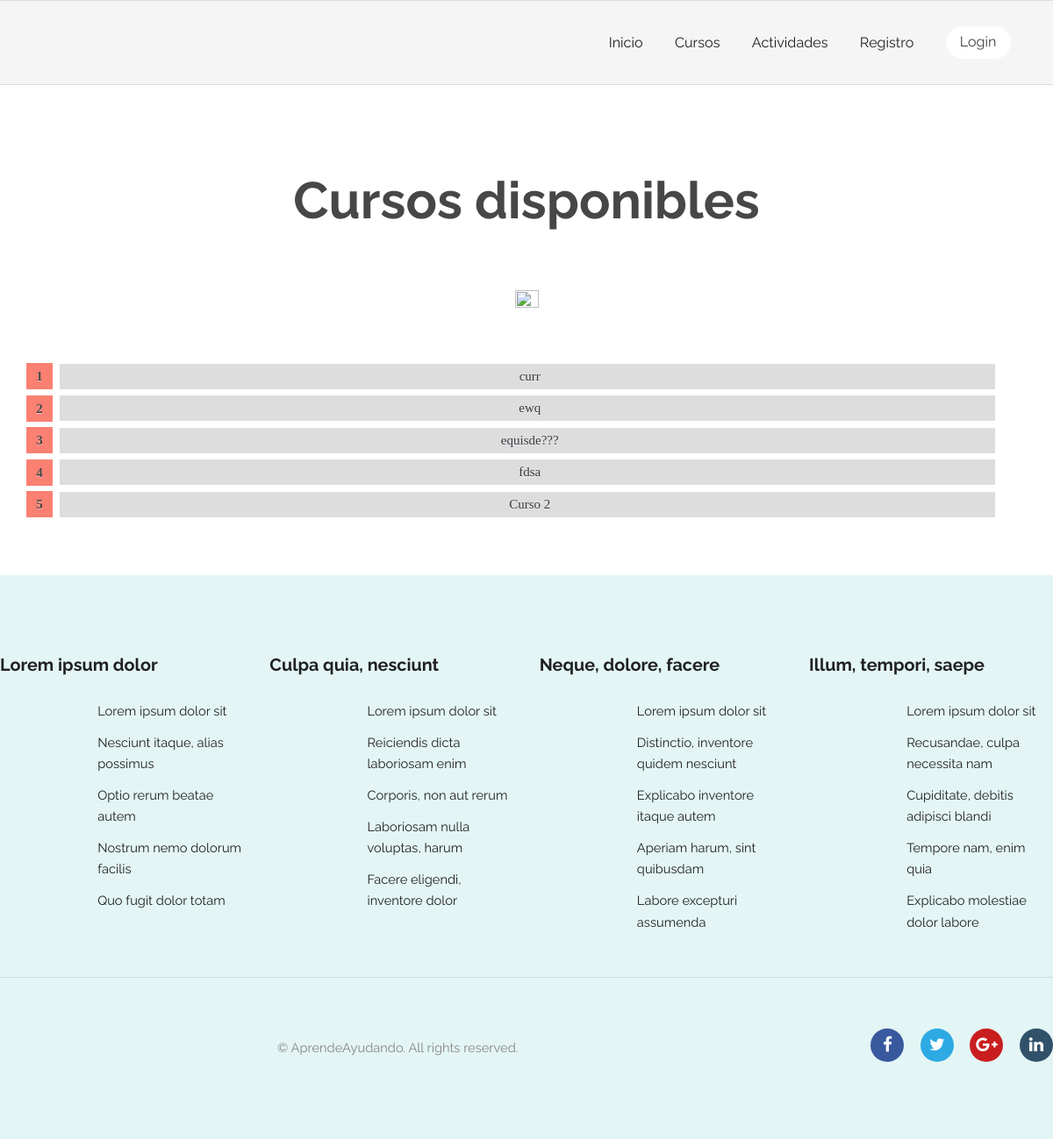
Page /courses/ on the earlier database version.
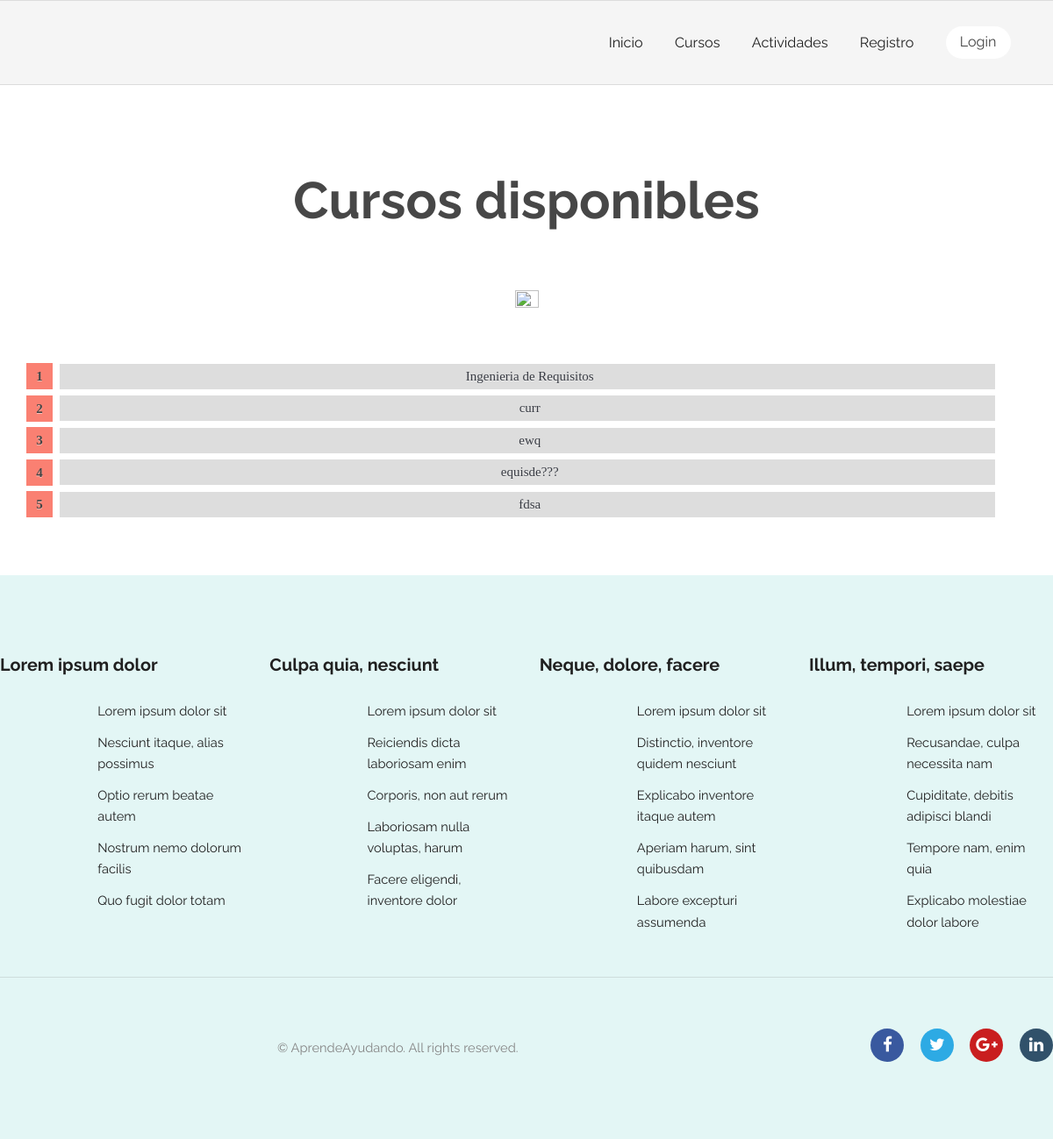
Same page on the later database version.
### courses/models.py (models this page shows, shortened)
class Course(models.Model):
    title = models.CharField(max_length=200)
    pub_date = models.DateTimeField(verbose_name="date published", auto_now_add=True)
    enrolled_users = models.ManyToManyField(get_user_model(), related_name="courses", blank=True)
    teacher = models.ForeignKey(get_user_model(), null=True, on_delete=models.CASCADE, limit_choices_to={'groups__name':'Profesor'})
    class Meta:
        verbose_name = "Curso"
        verbose_name_plural = "Cursos"

### courses/views.py (the view)
# urls.py: path('', views.index, name='index'), # /activity/
def index(request):
    courseList = Course.objects.order_by('-pub_date')[:5]
    id_courses_list_inscripted = []
    for curso in courseList:
        if request.user in curso.enrolled_users.all() or request.user==curso.teacher:
            id_courses_list_inscripted.extend([curso.id])
    is_teacher = False
    if request.user.has_perm('courses.add_course'):
        is_teacher = True
    context = {
        'courseList': courseList,
        'courses_list_inscripted': id_courses_list_inscripted,
        'is_teacher': is_teacher,
        'filtered_by_enrolled': False
    }
    return render(request, 'courses/index.html', context)

### AprendeAyudando/templates/courses/index.html (shortened to what this page needs)
{% extends "registration/base.html" %}
{% block content %}
<section class="wrapper align-center login">
    {% load static %}
    <link rel="stylesheet" type="text/css" href="{% static 'courses/style.css' %}">
    <div class="container 100%">
        {% if filtered_by_enrolled %}
            <h2>Tus cursos</h2>
        {% else %}
            <h2>Cursos disponibles</h2>
        {% endif %}
        <img src="{% static 'general/images/logoTransparent.png' %}" alt="" style="width:15%;height:15%;border-radius:500px;">
        <br><br><br>
        {% if courseList %}
        <ol id="prettyList" style="width:92%;">
            {% for course in courseList %}
                {% if not course.id in courses_list_inscripted %}
                    <li id="prettyListItem"><a href="{% url 'courses:inscription' course.id %}">{{ course.title }}</a></li>
                {% else %}
                    <li id="prettyListItem"><a href="{% url 'courses:join' course.id %}">{{ course.title }}</a></li>
                {% endif %}
            {% endfor %}
        </ol>
        {% else %}
            <p>Lo sentimos, no hay cursos disponibles.</p>
        {% endif %}
    </div>
</section>
{% endblock %}

Differences in the rows shown:
no longer on this page (row unchanged): Course: title "Curso 2"
added Course: title "Ingenieria de Requisitos"
